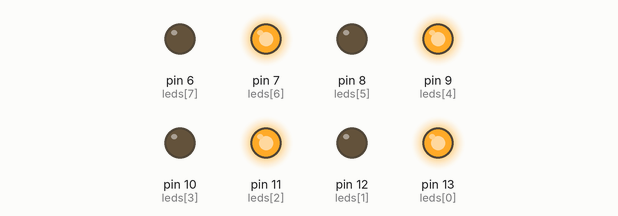
Bench run of a sketch on a simulated Arduino Uno, built with avr-gcc and run on an emulated ATmega328P. Parts: output pins drawn as LEDs (lit = HIGH).

Above: at 2.8 s.
At 9.9 s:
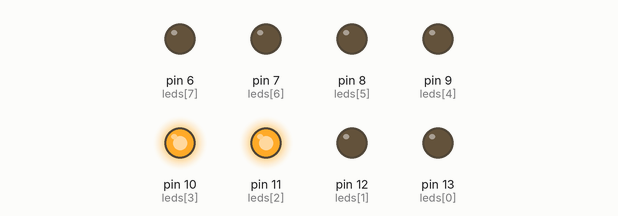
At 13.5 s:
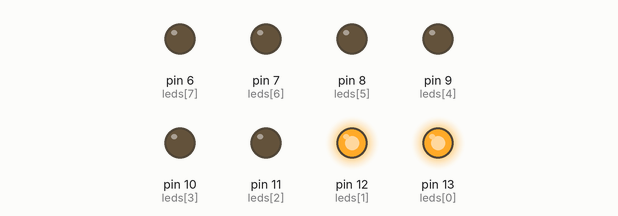
At 17.0 s:
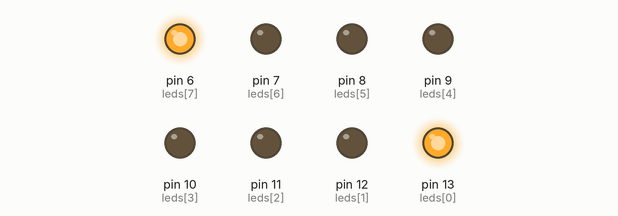
At 25.5 s:
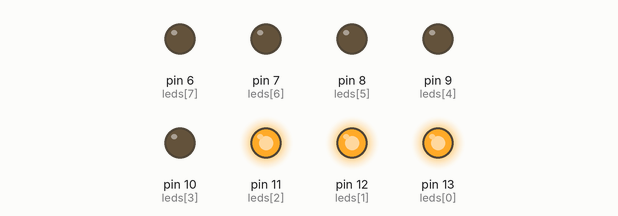
At 34.1 s:
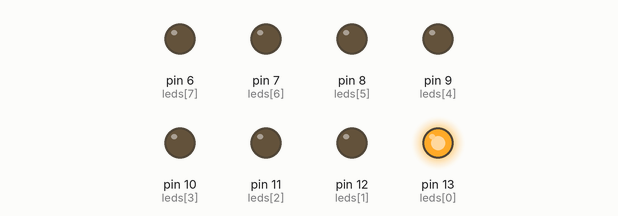
Timing chart, 0 to 40.0 s (numbered marks = the images above):
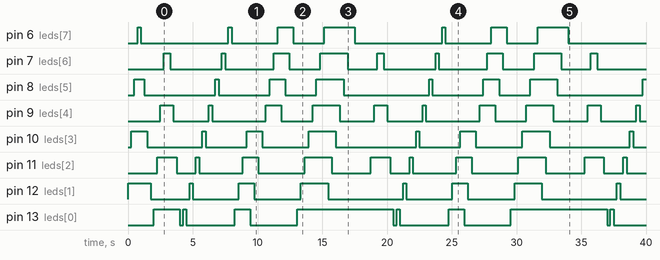

The sketch:

Deber1__FloresCristian.ino
```cpp
int leds[8]={13,12,11,10,9,8,7,6}; //puertos que se utilizan
  int  i=0;//variable del vector

void setup() {
    for(i=0;i<8;i++)//configuracion de pines de forma grupal
  {
    pinMode(leds[i],OUTPUT);//los pines que serán salidas
    }
    i=0;//reseteo de la variable de conteo

}

void loop() {
  // put your main code here, to run repeatedly:


                                                       //Juego1 y Juego2

  for(;i<8;i++){
  if(i%2==1)//condicion de verificacion
  {digitalWrite(leds[i],HIGH);//encendido de los Leds
  delay(250);
  }
  }

  for(;i>=0;i--)
  {
  if(i%2==1)//condicion de verificacion
  {digitalWrite(leds[i],LOW);// apagagado de los Lesd
  delay(250);}
  }
    i=0;//se reinicia la variable para empezar de 0


  for(i=0;i<8;i++){
  if(i%2==0)//condicion de verificacion
  {digitalWrite(leds[i],HIGH);//encendido de los Leds
  delay(250);}
  }

  for(;i>=0;i--)//
  {
  if(i%2==0)//condicion de verificacion
  {digitalWrite(leds[i],LOW);//apagado de los Leds
  delay(250);}
    }
    i=0;//se reinicia la variable para empezar de 0

                                                    //Juego3: Cada Led enciende y apaga enseguida

    for (int i=0;i<8;i++){
    digitalWrite(leds[i],HIGH);//encendido de los Leds
    delay(250);
    digitalWrite(leds[i],LOW);//apagado de los Leds
    delay(250);
    }
    i=0; //se reinicia la variable para empezar de 0

                                                    //Juego4: Encienden y apagan grupos de 4 leds (primeros 4 y enseguida los 4 restantes)
  for(i=0;i<4;i++)
{
  digitalWrite(leds[i],HIGH);
  delay(300);
}
for(i=0;i<4;i++)
{

  digitalWrite(leds[i],LOW);
  delay(300);
}

 for(i=4;i<8;i++)
{
  digitalWrite(leds[i],HIGH);
  delay(300);
}
for(i=4;i<8;i++)
{

  digitalWrite(leds[i],LOW);
  delay(300);
}
i=0;


                                                //Juego5: encienden todos los leds y se apagan desde el 2 hasta el 7

for(i=0;i<8;i++)
{
  digitalWrite(leds[i],HIGH);
  delay(300);

}
for(i=1;i<7;i++)
{

  digitalWrite(leds[i],LOW);
  delay(300);
}

  }
```

Measured:
- by itself, pin 6 (leds[7]): repeats every 16.5 s: LOW 6.8 s, HIGH 0.25 s, LOW 3.6 s, HIGH 1.2 s, LOW 2.4 s, HIGH 2.4 s
- by itself, pin 7 (leds[6]): repeats every 16.5 s: LOW 4.0 s, HIGH 0.25 s, LOW 3.8 s, HIGH 1.2 s, LOW 2.4 s, HIGH 2.1 s, LOW 2.3 s, HIGH 0.50 s
- by itself, pin 8 (leds[5]): LOW → HIGH at 0.50 s, → LOW 0.75 s later, → HIGH 5.5 s later, → LOW 0.25 s later, … (15 changes in this stretch)
- by itself, pin 9 (leds[4]): repeats every 16.5 s: LOW 2.8 s, HIGH 0.25 s, LOW 4.2 s, HIGH 1.2 s, LOW 2.4 s, HIGH 2.1 s, LOW 2.7 s, HIGH 1.0 s
- by itself, pin 10 (leds[3]): LOW → HIGH at 0.25 s, → LOW 1.3 s later, → HIGH 4.3 s later, → LOW 0.25 s later, … (16 changes in this stretch)
- by itself, pin 11 (leds[2]): repeats every 16.5 s: LOW 1.5 s, HIGH 0.25 s, LOW 3.4 s, HIGH 1.2 s, LOW 3.6 s, HIGH 2.1 s, LOW 3.0 s, HIGH 1.5 s
- by itself, pin 12 (leds[1]): LOW → HIGH at 0.00 s, → LOW 1.8 s later, → HIGH 3.0 s later, → LOW 0.25 s later, … (16 changes in this stretch)
- by itself, pin 13 (leds[0]): repeats every 16.5 s: LOW 0.25 s, HIGH 0.25 s, LOW 3.8 s, HIGH 1.2 s, LOW 3.6 s, HIGH 7.5 s
